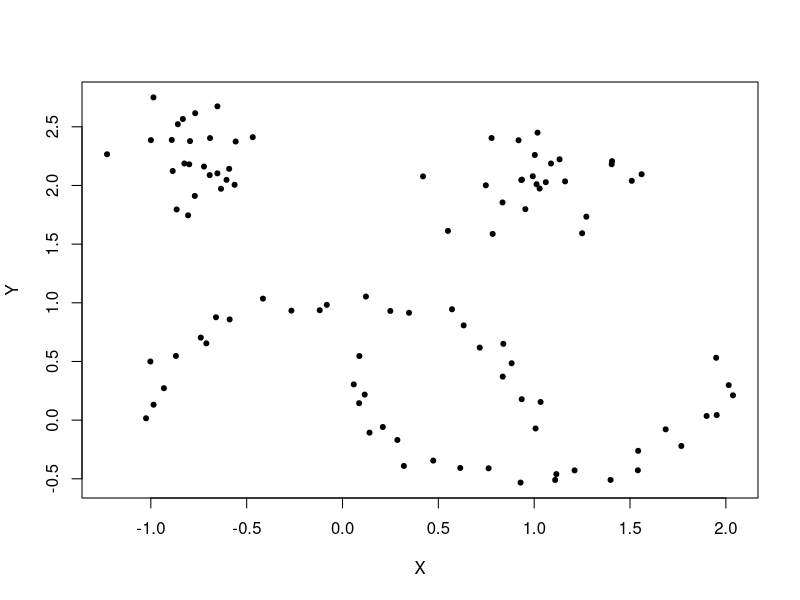
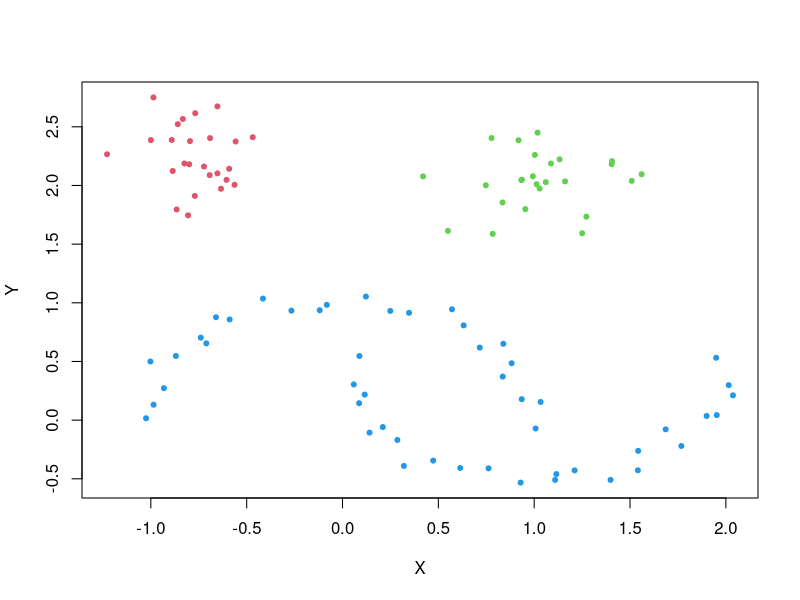
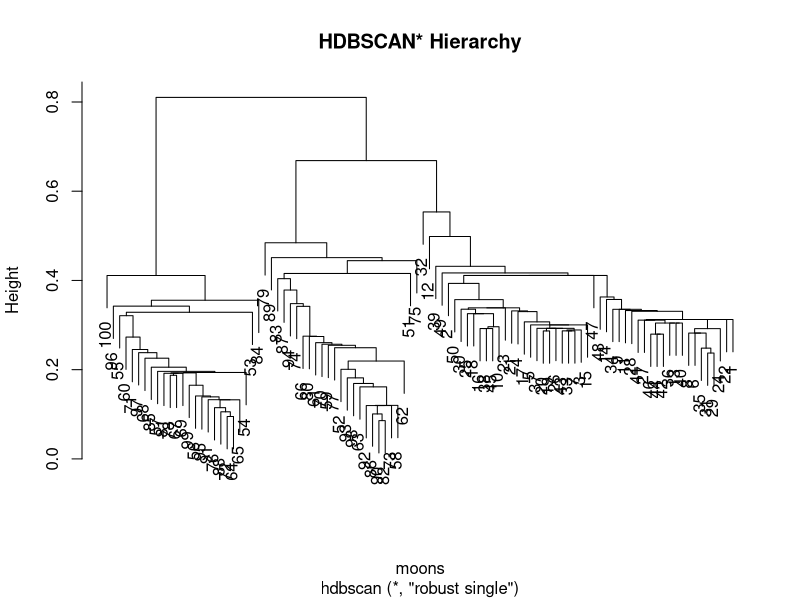
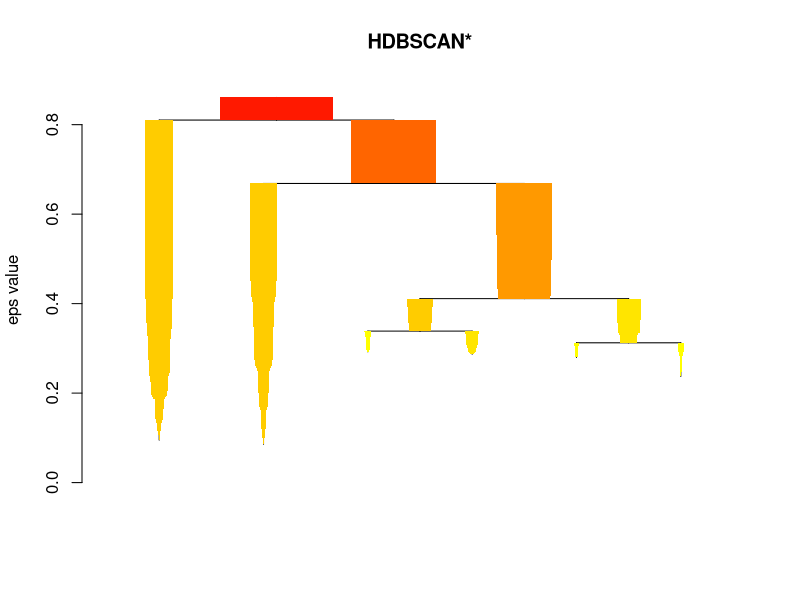
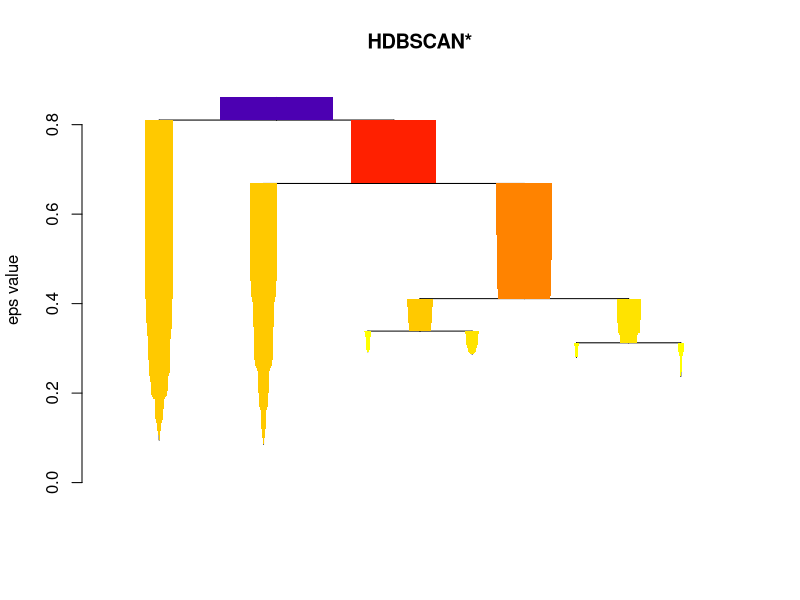
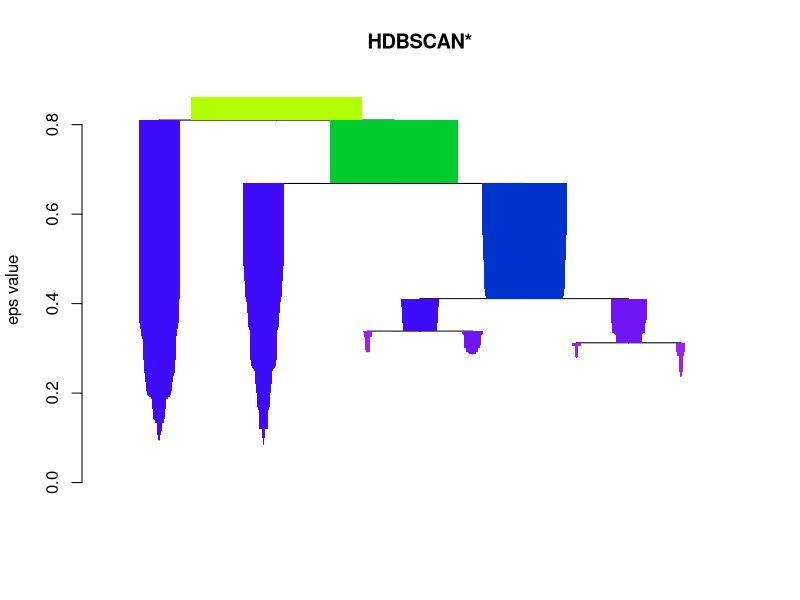
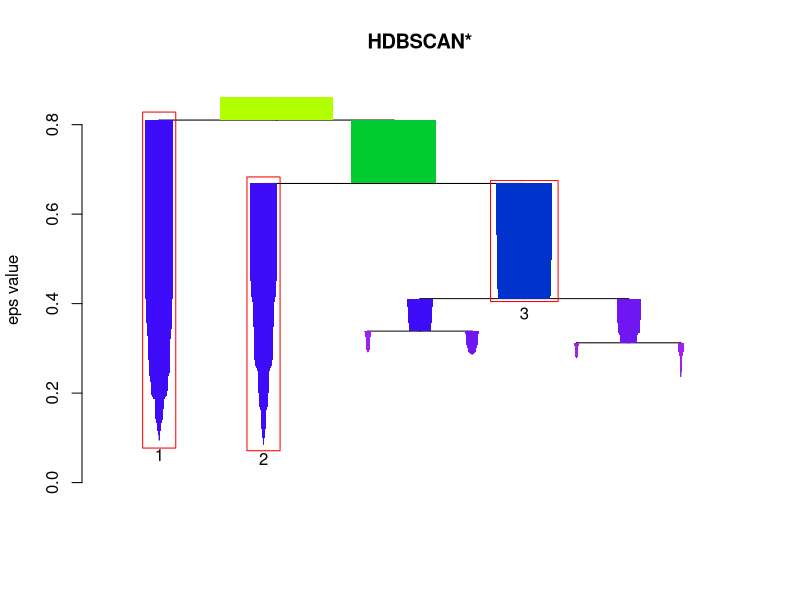
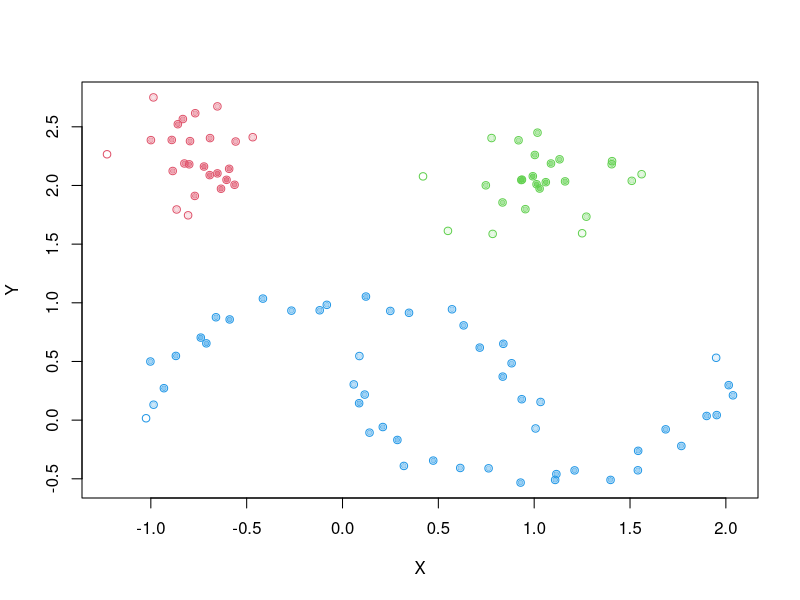

Recreate these plots in R, in order.
## ---- chunk 1
library("dbscan")
data("moons")
plot(moons, pch=20)
## ---- chunk 2
  cl <- hdbscan(moons, minPts = 5)
  cl
## ---- chunk 3
 plot(moons, col=cl$cluster+1, pch=20)
## ---- chunk 4
cl$hc
## ---- chunk 5
plot(cl$hc, main="HDBSCAN* Hierarchy")
## ---- chunk 6
cl <- hdbscan(moons, minPts = 5)
check <- rep(F, nrow(moons)-1)
core_dist <- kNNdist(moons, k=5-1)

## cutree doesn't distinguish noise as 0, so we make a new method to do it manually 
cut_tree <- function(hcl, eps, core_dist){
  cuts <- unname(cutree(hcl, h=eps))
  cuts[which(core_dist > eps)] <- 0 # Use core distance to distinguish noise
  cuts
}

eps_values <- sort(cl$hc$height, decreasing = T)+.Machine$double.eps ## Machine eps for consistency between cuts 
for (i in 1:length(eps_values)) { 
  cut_cl <- cut_tree(cl$hc, eps_values[i], core_dist)
  dbscan_cl <- dbscan(moons, eps = eps_values[i], minPts = 5, borderPoints = F) # DBSCAN* doesn't include border points
  
  ## Use run length encoding as an ID-independent way to check ordering
  check[i] <- (all.equal(rle(cut_cl)$lengths, rle(dbscan_cl$cluster)$lengths) == "TRUE")
}
print(all(check == T))
## ---- chunk 7
 plot(cl)
## ---- chunk 8
 plot(cl, gradient = c("yellow", "orange", "red", "blue"))
## ---- chunk 9
plot(cl, gradient = c("purple", "blue", "green", "yellow"), scale=1.5)
## ---- chunk 10
plot(cl, gradient = c("purple", "blue", "green", "yellow"), show_flat = T)
## ---- chunk 11
print(cl$cluster_scores)
## ---- chunk 12
  head(cl$membership_prob)
## ---- chunk 13
  plot(moons, col=cl$cluster+1, pch=21)
  colors <- mapply(function(col, i) adjustcolor(col, alpha.f = cl$membership_prob[i]), 
                   palette()[cl$cluster+1], seq_along(cl$cluster))
  points(moons, col=colors, pch=20)
## ---- chunk 14
  top_outliers <- order(cl$outlier_scores, decreasing = T)[1:10]
  colors <- mapply(function(col, i) adjustcolor(col, alpha.f = cl$outlier_scores[i]), 
                   palette()[cl$cluster+1], seq_along(cl$cluster))
  plot(moons, col=colors, pch=20)
  text(moons[top_outliers, ], labels = top_outliers, pos=3)
## ---- chunk 15
data("DS3")
plot(DS3, pch=20, cex=0.25)
## ---- chunk 16
cl2 <- hdbscan(DS3, minPts = 25)
cl2
## ---- chunk 17
  plot(DS3, col=cl2$cluster+1, 
       pch=ifelse(cl2$cluster == 0, 8, 1), # Mark noise as star
       cex=ifelse(cl2$cluster == 0, 0.5, 0.75), # Decrease size of noise
       xlab=NA, ylab=NA)
  colors <- sapply(1:length(cl2$cluster), 
                   function(i) adjustcolor(palette()[(cl2$cluster+1)[i]], alpha.f = cl2$membership_prob[i]))
  points(DS3, col=colors, pch=20)
## ---- chunk 18
  plot(cl2, scale = 3, gradient = c("purple", "orange", "red"), show_flat = T)
